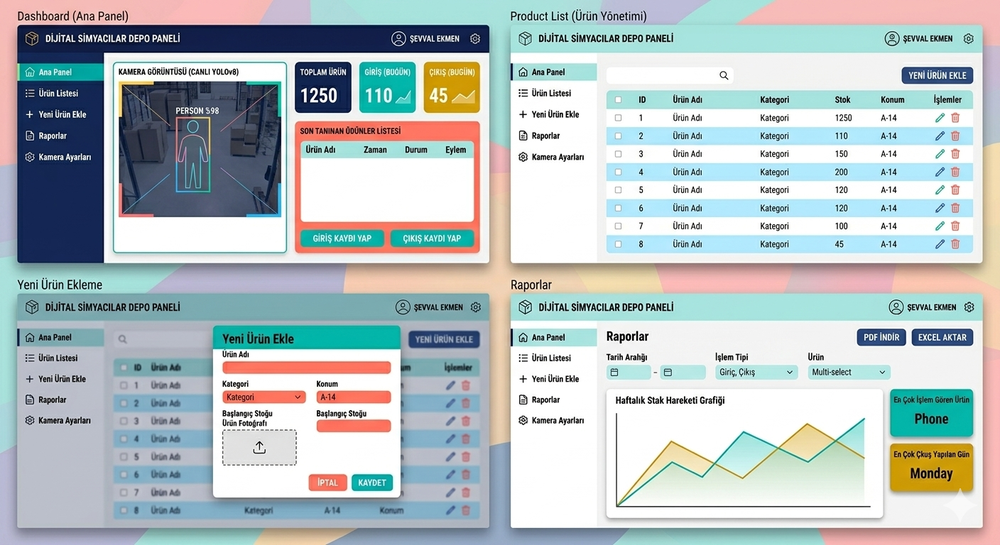
#> input picture Modern_Warehouse_Dashboard_Design.png.png, 1000 x 545 px, shrunk from 1408 x 768 before the run
$ python -i preprocess.py   (imports and definitions only)
#> lines starting #> are read from the running program, lines starting #| are printed output that depends on the picture
#> further down, picture is the input picture: shape (545, 1000, 3); mean B, G, R 194, 192.1, 180.9
import cv2
import numpy as np

# 1. Gürültü Giderme
def denoise(image):
    return cv2.GaussianBlur(image, (5, 5), 0)

# 2. Kontrast Artırma (CLAHE)
def enhance_contrast(image):
    lab = cv2.cvtColor(image, cv2.COLOR_BGR2LAB)
#> lab: shape (545, 1000, 3); mean of channels 0, 1, 2 195.6, 126.2, 125.9
    l, a, b = cv2.split(lab)
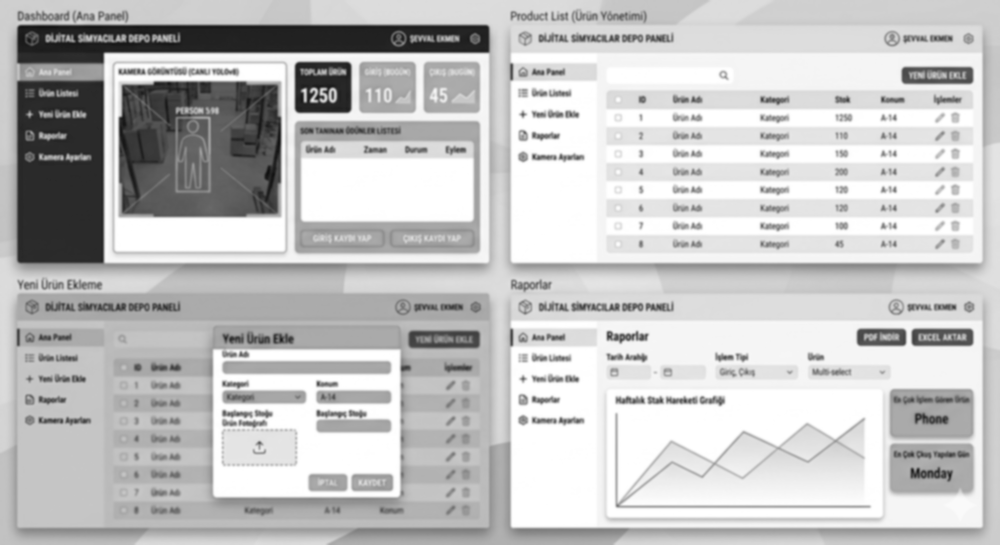
#> l: shape (545, 1000); min 17, max 255, mean 195.6
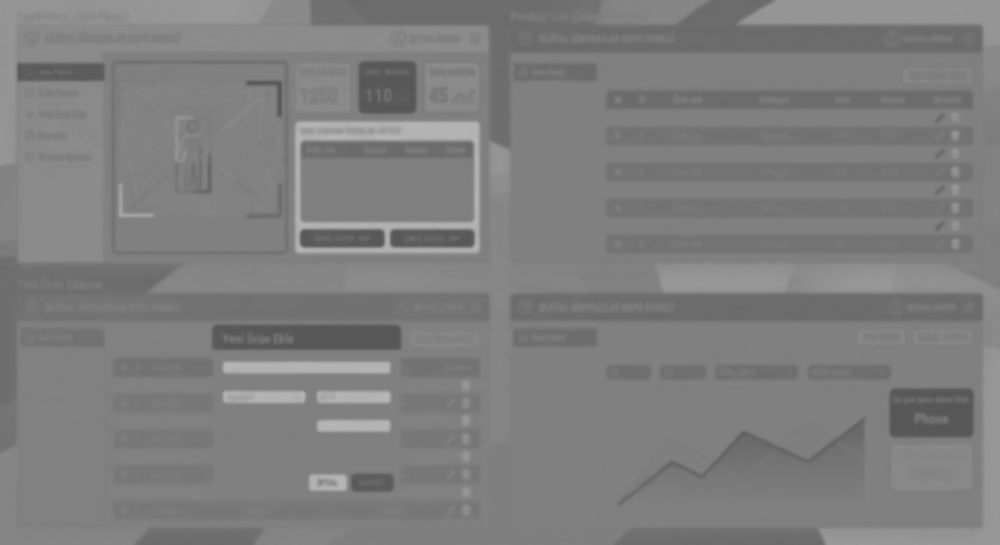
#> a: shape (545, 1000); min 86, max 182, mean 126.2
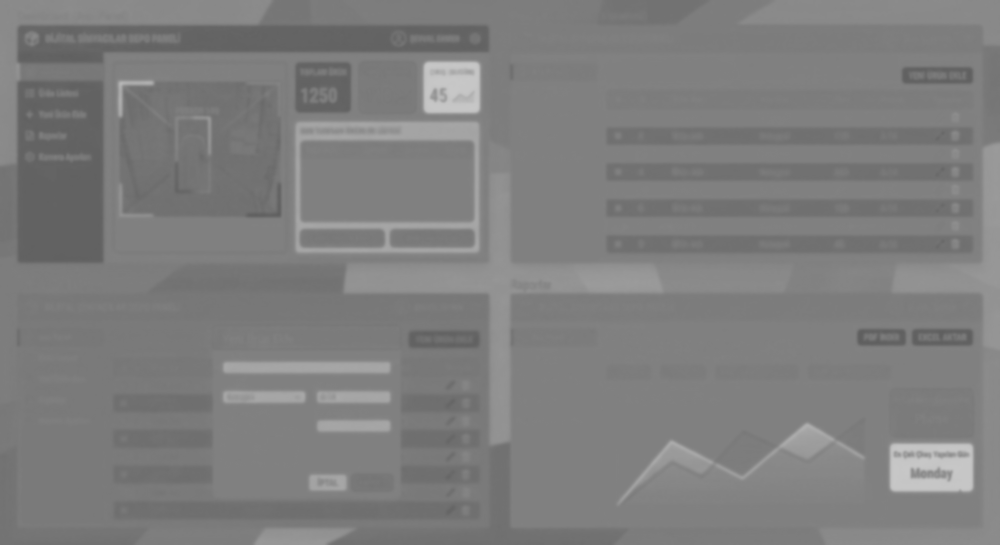
#> b: shape (545, 1000); min 94, max 199, mean 125.9

    clahe = cv2.createCLAHE(clipLimit=2.0, tileGridSize=(8,8))
    l = clahe.apply(l)
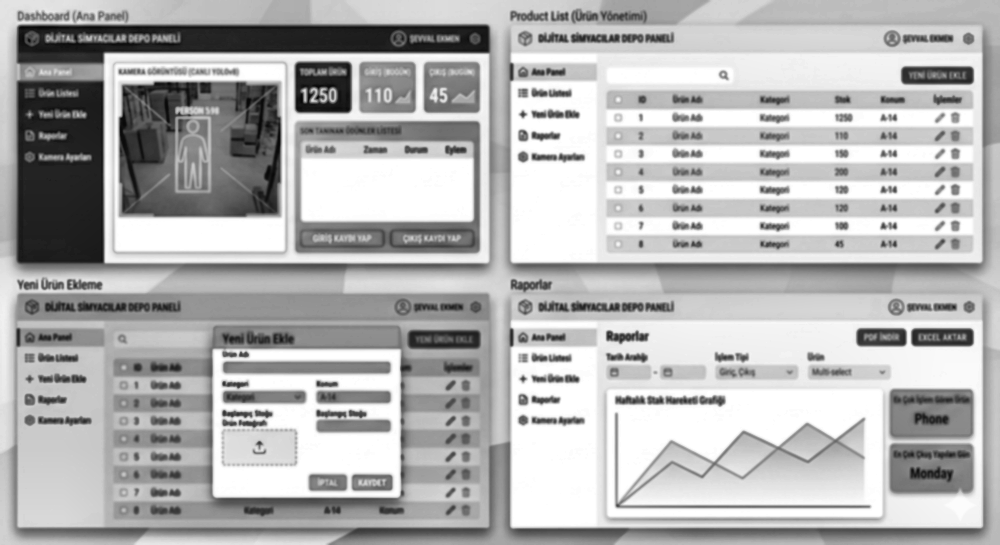
#> l: shape (545, 1000); min 7, max 255, mean 179.6

    merged = cv2.merge((l,a,b))
#> merged: shape (545, 1000, 3); mean of channels 0, 1, 2 179.6, 126.2, 125.9
    return cv2.cvtColor(merged, cv2.COLOR_LAB2BGR)
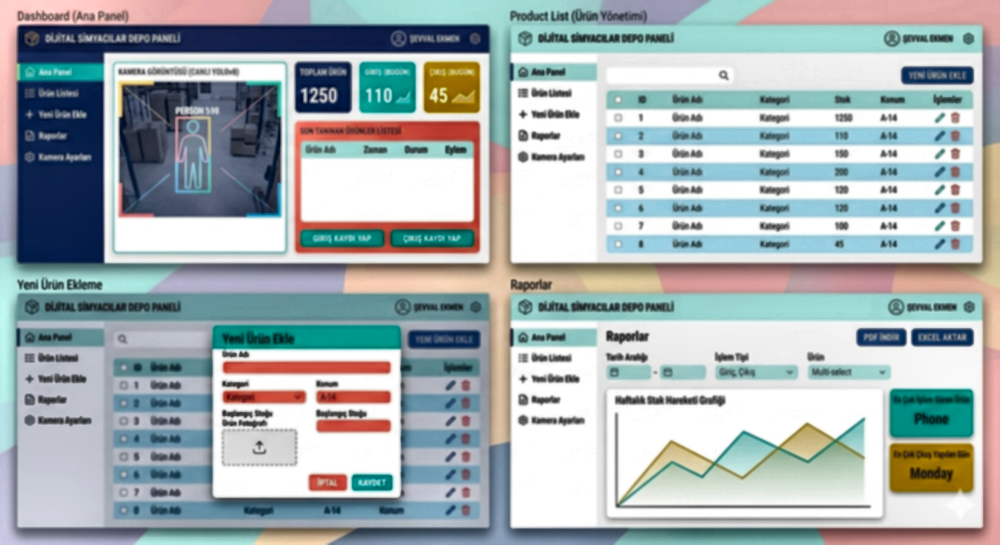
#> returned value: shape (545, 1000, 3); mean B, G, R 177.9, 175.7, 164.5

# 3. Parlaklık Normalizasyonu
def normalize_brightness(image):
    return cv2.normalize(image, None, alpha=0, beta=255, norm_type=cv2.NORM_MINMAX)

# 4. Tüm pipeline
def preprocess_pipeline(image):
    image = denoise(image)
    image = enhance_contrast(image)
    image = normalize_brightness(image)
    return image

>>> import cv2
>>> picture = cv2.imread('../../Modern_Warehouse_Dashboard_Design.png.png')
>>> result = preprocess_pipeline(picture)
